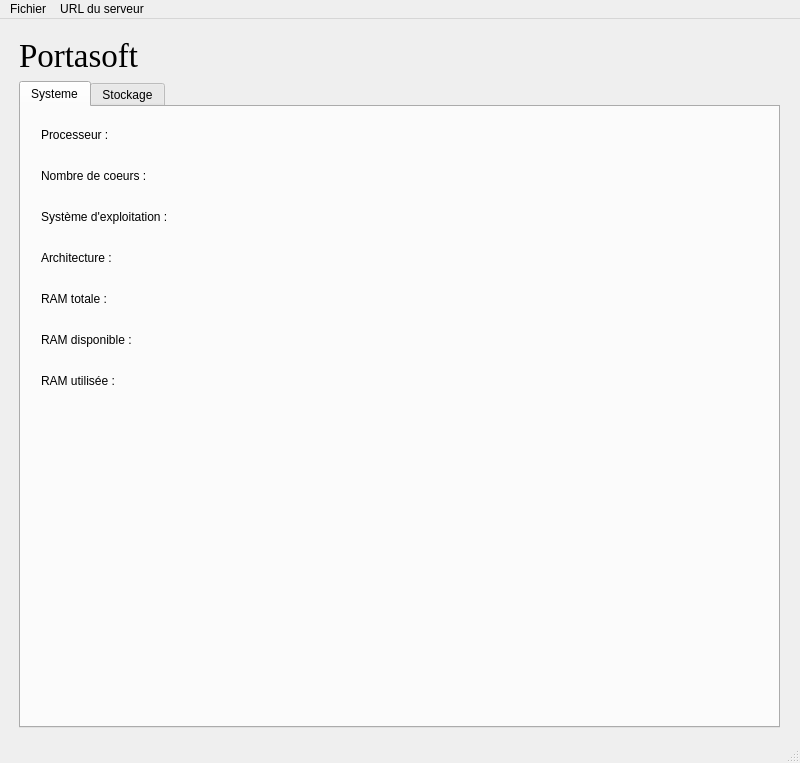
<?xml version="1.0" encoding="UTF-8"?>
<ui version="4.0">
 <class>MainWindow</class>
 <widget class="QMainWindow" name="MainWindow">
  <property name="geometry">
   <rect>
    <x>0</x>
    <y>0</y>
    <width>800</width>
    <height>763</height>
   </rect>
  </property>
  <property name="windowTitle">
   <string>MainWindow</string>
  </property>
  <widget class="QWidget" name="centralwidget">
   <widget class="QWidget" name="verticalLayoutWidget">
    <property name="geometry">
     <rect>
      <x>19</x>
      <y>18</y>
      <width>761</width>
      <height>691</height>
     </rect>
    </property>
    <layout class="QVBoxLayout" name="verticalLayout">
     <item>
      <widget class="QLabel" name="titre">
       <property name="font">
        <font>
         <family>Times New Roman</family>
         <pointsize>25</pointsize>
        </font>
       </property>
       <property name="text">
        <string>Portasoft</string>
       </property>
      </widget>
     </item>
     <item>
      <widget class="QTabWidget" name="tabWidget">
       <property name="currentIndex">
        <number>0</number>
       </property>
       <widget class="QWidget" name="tab">
        <attribute name="title">
         <string>Systeme</string>
        </attribute>
        <widget class="QWidget" name="gridLayoutWidget">
         <property name="geometry">
          <rect>
           <x>20</x>
           <y>10</y>
           <width>711</width>
           <height>281</height>
          </rect>
         </property>
         <layout class="QGridLayout" name="gridLayout">
          <item row="5" column="0">
           <widget class="QLabel" name="label_7">
            <property name="text">
             <string>RAM disponible :</string>
            </property>
           </widget>
          </item>
          <item row="0" column="0">
           <widget class="QLabel" name="label">
            <property name="text">
             <string>Processeur :</string>
            </property>
           </widget>
          </item>
          <item row="4" column="1">
           <widget class="QLabel" name="ram_tot_value">
            <property name="text">
             <string/>
            </property>
           </widget>
          </item>
          <item row="3" column="0">
           <widget class="QLabel" name="label_5">
            <property name="text">
             <string>Architecture :</string>
            </property>
           </widget>
          </item>
          <item row="0" column="1">
           <widget class="QLabel" name="cpu_value">
            <property name="text">
             <string/>
            </property>
           </widget>
          </item>
          <item row="2" column="0">
           <widget class="QLabel" name="label_3">
            <property name="text">
             <string>Système d'exploitation :</string>
            </property>
           </widget>
          </item>
          <item row="1" column="0">
           <widget class="QLabel" name="label_4">
            <property name="text">
             <string>Nombre de coeurs :</string>
            </property>
           </widget>
          </item>
          <item row="5" column="1">
           <widget class="QLabel" name="ram_free_value">
            <property name="text">
             <string/>
            </property>
           </widget>
          </item>
          <item row="4" column="0">
           <widget class="QLabel" name="label_6">
            <property name="text">
             <string>RAM totale :</string>
            </property>
           </widget>
          </item>
          <item row="1" column="1">
           <widget class="QLabel" name="number_cores_value">
            <property name="text">
             <string/>
            </property>
           </widget>
          </item>
          <item row="3" column="1">
           <widget class="QLabel" name="architecture_value">
            <property name="text">
             <string/>
            </property>
           </widget>
          </item>
          <item row="6" column="1">
           <widget class="QLabel" name="ram_used_value">
            <property name="text">
             <string/>
            </property>
           </widget>
          </item>
          <item row="2" column="1">
           <widget class="QLabel" name="os_value">
            <property name="text">
             <string/>
            </property>
           </widget>
          </item>
          <item row="6" column="0">
           <widget class="QLabel" name="label_8">
            <property name="text">
             <string>RAM utilisée :</string>
            </property>
           </widget>
          </item>
         </layout>
        </widget>
        <widget class="QWidget" name="verticalLayoutWidget_3">
         <property name="geometry">
          <rect>
           <x>20</x>
           <y>300</y>
           <width>711</width>
           <height>311</height>
          </rect>
         </property>
         <layout class="QVBoxLayout" name="verticalLayout_3">
          <item>
           <layout class="QVBoxLayout" name="verticalLayout_2"/>
          </item>
         </layout>
        </widget>
       </widget>
       <widget class="QWidget" name="tab_2">
        <attribute name="title">
         <string>Stockage</string>
        </attribute>
        <widget class="QWidget" name="gridLayoutWidget_2">
         <property name="geometry">
          <rect>
           <x>10</x>
           <y>20</y>
           <width>711</width>
           <height>281</height>
          </rect>
         </property>
         <layout class="QGridLayout" name="gridLayout_2">
          <item row="1" column="0">
           <widget class="QLabel" name="label_12">
            <property name="text">
             <string>Espace total :</string>
            </property>
           </widget>
          </item>
          <item row="0" column="0">
           <widget class="QLabel" name="label_2">
            <property name="text">
             <string>Disque dur :</string>
            </property>
           </widget>
          </item>
          <item row="2" column="1">
           <widget class="QLabel" name="hdd_usage_value">
            <property name="text">
             <string/>
            </property>
           </widget>
          </item>
          <item row="1" column="1">
           <widget class="QLabel" name="hdd_total_value">
            <property name="text">
             <string/>
            </property>
           </widget>
          </item>
          <item row="2" column="0">
           <widget class="QLabel" name="label_11">
            <property name="text">
             <string>Espace utilisé :</string>
            </property>
           </widget>
          </item>
          <item row="0" column="1">
           <widget class="QLabel" name="hdd_name_value">
            <property name="text">
             <string/>
            </property>
           </widget>
          </item>
         </layout>
        </widget>
       </widget>
      </widget>
     </item>
    </layout>
   </widget>
  </widget>
  <widget class="QMenuBar" name="menubar">
   <property name="geometry">
    <rect>
     <x>0</x>
     <y>0</y>
     <width>800</width>
     <height>22</height>
    </rect>
   </property>
   <widget class="QMenu" name="menuFichier">
    <property name="title">
     <string>Fichier</string>
    </property>
    <addaction name="actionExportData"/>
   </widget>
   <widget class="QMenu" name="menuURL_du_serveur">
    <property name="title">
     <string>URL du serveur</string>
    </property>
    <addaction name="actionSetIp"/>
   </widget>
   <addaction name="menuFichier"/>
   <addaction name="menuURL_du_serveur"/>
  </widget>
  <widget class="QStatusBar" name="statusbar"/>
  <action name="actionRefresh">
   <property name="text">
    <string>Rafraichissement</string>
   </property>
  </action>
  <action name="actionSetIp">
   <property name="text">
    <string>Saisir URL du serveur</string>
   </property>
   <property name="toolTip">
    <string>Saisir l'IP du serveur</string>
   </property>
  </action>
  <action name="a">
   <property name="text">
    <string>En savoir plus...</string>
   </property>
  </action>
  <action name="actionExportData">
   <property name="text">
    <string>Exporter les donnees</string>
   </property>
  </action>
 </widget>
 <resources/>
 <connections/>
</ui>
